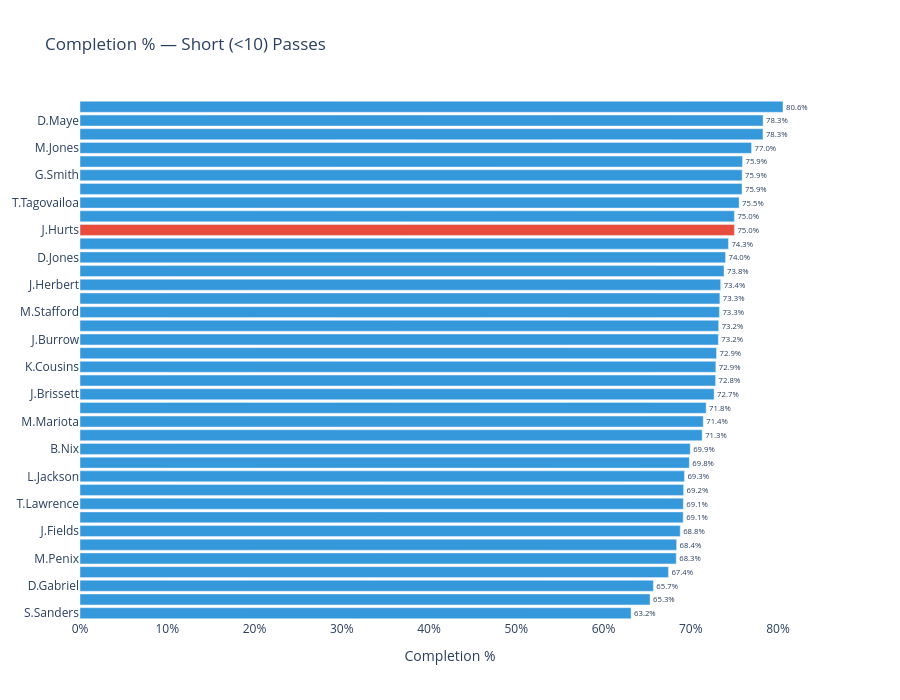
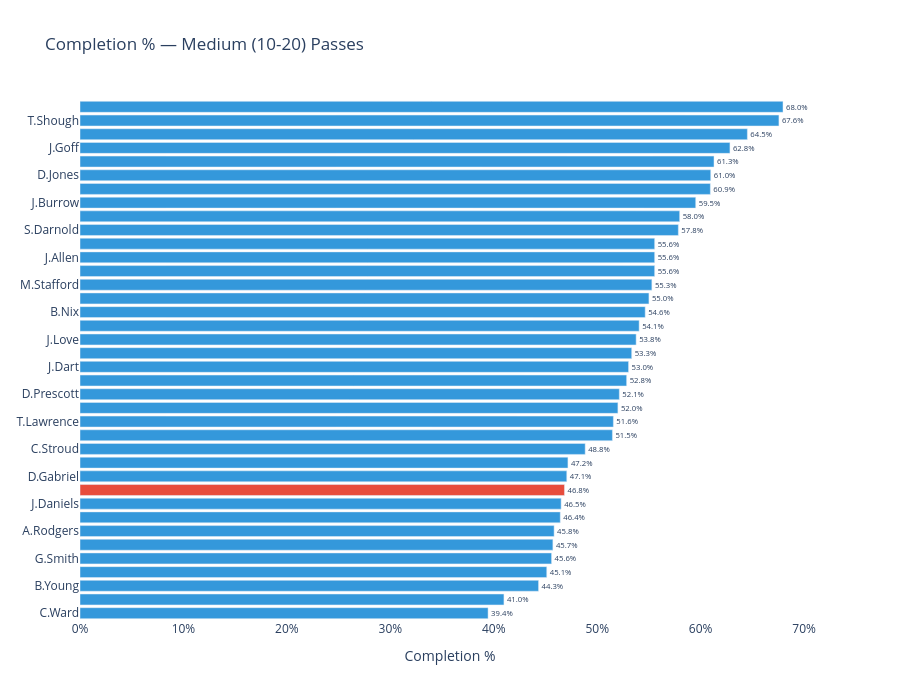
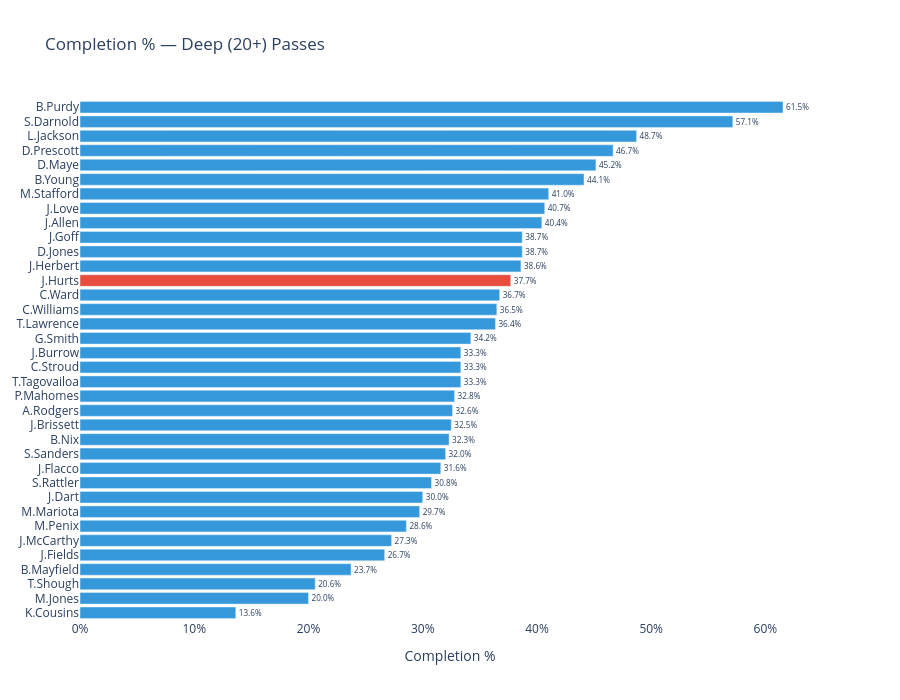

Source (notebook cell) for these figures, in order:
### Markdown cell above
## 2. Completion Accuracy by Depth

Breaking down completion percentage by throw depth reveals accuracy on short,
medium, and deep passes separately — not all completion percentages are created equal.

### Code cell
# Completion % by depth zone
throws_clean = throws[throws['air_yards'].notna()].copy()
throws_clean['depth_zone'] = pd.cut(
    throws_clean['air_yards'],
    bins=[-np.inf, 10, 20, np.inf],
    labels=['Short (<10)', 'Medium (10-20)', 'Deep (20+)']
)

depth_comp = throws_clean.groupby(['passer_player_name', 'depth_zone'])['complete_pass'].agg(
    ['mean', 'count']
).reset_index()
depth_comp.columns = ['QB', 'Depth', 'Comp%', 'Attempts']

# Filter to QBs with enough attempts at each level
depth_comp = depth_comp[depth_comp['Attempts'] >= 15]

for zone in ['Short (<10)', 'Medium (10-20)', 'Deep (20+)']:
    zone_data = depth_comp[depth_comp['Depth'] == zone].sort_values('Comp%', ascending=True)
    
    colors = ['#e74c3c' if 'Hurts' in name else '#3498db' for name in zone_data['QB']]
    
    fig = go.Figure(go.Bar(
        x=zone_data['Comp%'],
        y=zone_data['QB'],
        orientation='h',
        marker_color=colors,
        text=[f"{v:.1%}" for v in zone_data['Comp%']],
        textposition='outside',
    ))
    fig.update_layout(
        title=f'Completion % — {zone} Passes',
        xaxis_title='Completion %',
        width=900, height=700,
        plot_bgcolor='white',
        xaxis=dict(tickformat='.0%'),
    )
    fig.show()
    
    # Print rank
    for _, row in zone_data.iterrows():
        if 'Hurts' in row['QB']:
            rank = zone_data['Comp%'].rank(ascending=False)
            hurts_rank = int(rank[zone_data['QB'] == row['QB']].values[0])
            print(f"{row['QB']} — {zone}: {row['Comp%']:.1%} (rank {hurts_rank} of {len(zone_data)})")

### Figure 1 — Plotly figure (JSON) as saved in the notebook; plotly's stock layout.template omitted (floating-point values rounded to 4 significant figures)
{"data": [{"marker": {"color": ["#3498db", "#3498db", "#3498db", "#3498db", "#3498db", "#3498db", "#3498db", "#3498db", "#3498db", "#3498db", "#3498db", "#3498db", "#3498db", "#3498db", "#3498db", "#3498db", "#3498db", "#3498db", "#3498db", "#3498db", "#3498db", "#3498db", "#3498db", "#3498db", "#3498db", "#3498db", "#3498db", "#3498db", "#e74c3c", "#3498db", "#3498db", "#3498db", "#3498db", "#3498db", "#3498db", "#3498db", "#3498db", "#3498db"]}, "orientation": "h", "text": ["63.2%", "65.3%", "65.7%", "67.4%", "68.3%", "68.4%", "68.8%", "69.1%", "69.1%", "69.2%", "69.3%", "69.8%", "69.9%", "71.3%", "71.4%", "71.8%", "72.7%", "72.8%", "72.9%", "72.9%", "73.2%", "73.2%", "73.3%", "73.3%", "73.4%", "73.8%", "74.0%", "74.3%", "75.0%", "75.0%", "75.5%", "75.9%", "75.9%", "75.9%", "77.0%", "78.3%", "78.3%", "80.6%"], "textposition": "outside", "type": "bar", "x": [0.6316, 0.6533, 0.6571, 0.6744, 0.6833, 0.6838, 0.6879, 0.6913, 0.6915, 0.6918, 0.6927, 0.6983, 0.6993, 0.713, 0.7143, 0.7176, 0.7267, 0.7284, 0.7287, 0.7295, 0.7316, 0.732, 0.7328, 0.7333, 0.7342, 0.7381, 0.7398, 0.7432, 0.75, 0.75, 0.7554, 0.7587, 0.7588, 0.7593, 0.7696, 0.7827, 0.7829, 0.8057], "y": ["S.Sanders", "J.McCarthy", "D.Gabriel", "J.Daniels", "M.Penix", "C.Williams", "J.Fields", "C.Ward", "T.Lawrence", "J.Flacco", "L.Jackson", "P.Mahomes", "B.Nix", "B.Young", "M.Mariota", "J.Goff", "J.Brissett", "J.Dart", "K.Cousins", "S.Darnold", "J.Burrow", "B.Purdy", "M.Stafford", "B.Mayfield", "J.Herbert", "A.Rodgers", "D.Jones", "C.Stroud", "J.Hurts", "D.Prescott", "T.Tagovailoa", "J.Love", "G.Smith", "T.Shough", "M.Jones", "J.Allen", "D.Maye", "S.Rattler"]}], "layout": {"height": 700, "plot_bgcolor": "white", "title": {"text": "Completion % — Short (<10) Passes"}, "width": 900, "xaxis": {"tickformat": ".0%", "title": {"text": "Completion %"}}}}

### Figure 2 — Plotly figure (JSON) as saved in the notebook; plotly's stock layout.template omitted (floating-point values rounded to 4 significant figures)
{"data": [{"marker": {"color": ["#3498db", "#3498db", "#3498db", "#3498db", "#3498db", "#3498db", "#3498db", "#3498db", "#3498db", "#e74c3c", "#3498db", "#3498db", "#3498db", "#3498db", "#3498db", "#3498db", "#3498db", "#3498db", "#3498db", "#3498db", "#3498db", "#3498db", "#3498db", "#3498db", "#3498db", "#3498db", "#3498db", "#3498db", "#3498db", "#3498db", "#3498db", "#3498db", "#3498db", "#3498db", "#3498db", "#3498db", "#3498db", "#3498db"]}, "orientation": "h", "text": ["39.4%", "41.0%", "44.3%", "45.1%", "45.6%", "45.7%", "45.8%", "46.4%", "46.5%", "46.8%", "47.1%", "47.2%", "48.8%", "51.5%", "51.6%", "52.0%", "52.1%", "52.8%", "53.0%", "53.3%", "53.8%", "54.1%", "54.6%", "55.0%", "55.3%", "55.6%", "55.6%", "55.6%", "57.8%", "58.0%", "59.5%", "60.9%", "61.0%", "61.3%", "62.8%", "64.5%", "67.6%", "68.0%"], "textposition": "outside", "type": "bar", "x": [0.3945, 0.4098, 0.4433, 0.4512, 0.4559, 0.4571, 0.4583, 0.4643, 0.4651, 0.4684, 0.4706, 0.4717, 0.4884, 0.5147, 0.5156, 0.52, 0.5214, 0.5285, 0.5303, 0.5333, 0.5376, 0.5405, 0.5464, 0.55, 0.5528, 0.5556, 0.5556, 0.5556, 0.5784, 0.5797, 0.5952, 0.6094, 0.6098, 0.6129, 0.6283, 0.6452, 0.6757, 0.6796], "y": ["C.Ward", "C.Williams", "B.Young", "J.Flacco", "G.Smith", "S.Sanders", "A.Rodgers", "K.Cousins", "J.Daniels", "J.Hurts", "D.Gabriel", "S.Rattler", "C.Stroud", "M.Penix", "T.Lawrence", "J.Brissett", "D.Prescott", "B.Mayfield", "J.Dart", "J.Fields", "J.Love", "T.Tagovailoa", "B.Nix", "J.McCarthy", "M.Stafford", "J.Herbert", "J.Allen", "P.Mahomes", "S.Darnold", "L.Jackson", "J.Burrow", "B.Purdy", "D.Jones", "M.Mariota", "J.Goff", "M.Jones", "T.Shough", "D.Maye"]}], "layout": {"height": 700, "plot_bgcolor": "white", "title": {"text": "Completion % — Medium (10-20) Passes"}, "width": 900, "xaxis": {"tickformat": ".0%", "title": {"text": "Completion %"}}}}

### Figure 3 — Plotly figure (JSON) as saved in the notebook; plotly's stock layout.template omitted (floating-point values rounded to 4 significant figures)
{"data": [{"marker": {"color": ["#3498db", "#3498db", "#3498db", "#3498db", "#3498db", "#3498db", "#3498db", "#3498db", "#3498db", "#3498db", "#3498db", "#3498db", "#3498db", "#3498db", "#3498db", "#3498db", "#3498db", "#3498db", "#3498db", "#3498db", "#3498db", "#3498db", "#3498db", "#e74c3c", "#3498db", "#3498db", "#3498db", "#3498db", "#3498db", "#3498db", "#3498db", "#3498db", "#3498db", "#3498db", "#3498db", "#3498db"]}, "orientation": "h", "text": ["13.6%", "20.0%", "20.6%", "23.7%", "26.7%", "27.3%", "28.6%", "29.7%", "30.0%", "30.8%", "31.6%", "32.0%", "32.3%", "32.5%", "32.6%", "32.8%", "33.3%", "33.3%", "33.3%", "34.2%", "36.4%", "36.5%", "36.7%", "37.7%", "38.6%", "38.7%", "38.7%", "40.4%", "40.7%", "41.0%", "44.1%", "45.2%", "46.7%", "48.7%", "57.1%", "61.5%"], "textposition": "outside", "type": "bar", "x": [0.1364, 0.2, 0.2059, 0.2373, 0.2667, 0.2727, 0.2857, 0.2973, 0.3, 0.3077, 0.3158, 0.32, 0.3231, 0.325, 0.3261, 0.3279, 0.3333, 0.3333, 0.3333, 0.3421, 0.3636, 0.3649, 0.3673, 0.377, 0.386, 0.3871, 0.3871, 0.4043, 0.4068, 0.4103, 0.4412, 0.4516, 0.4667, 0.4872, 0.5714, 0.6154], "y": ["K.Cousins", "M.Jones", "T.Shough", "B.Mayfield", "J.Fields", "J.McCarthy", "M.Penix", "M.Mariota", "J.Dart", "S.Rattler", "J.Flacco", "S.Sanders", "B.Nix", "J.Brissett", "A.Rodgers", "P.Mahomes", "T.Tagovailoa", "C.Stroud", "J.Burrow", "G.Smith", "T.Lawrence", "C.Williams", "C.Ward", "J.Hurts", "J.Herbert", "D.Jones", "J.Goff", "J.Allen", "J.Love", "M.Stafford", "B.Young", "D.Maye", "D.Prescott", "L.Jackson", "S.Darnold", "B.Purdy"]}], "layout": {"height": 700, "plot_bgcolor": "white", "title": {"text": "Completion % — Deep (20+) Passes"}, "width": 900, "xaxis": {"tickformat": ".0%", "title": {"text": "Completion %"}}}}
